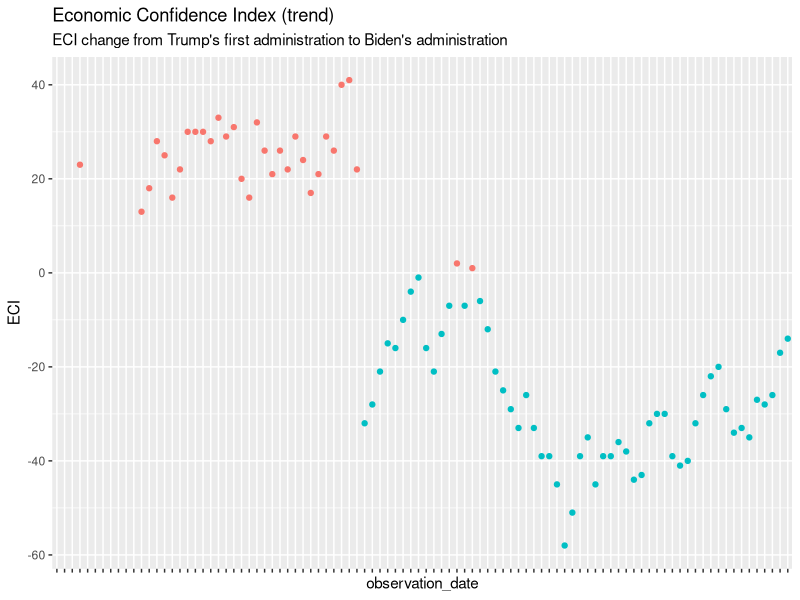
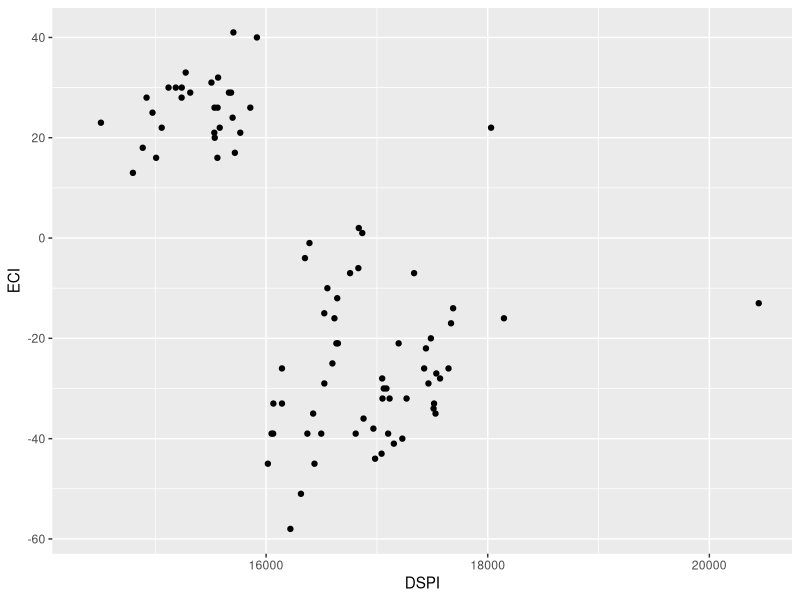
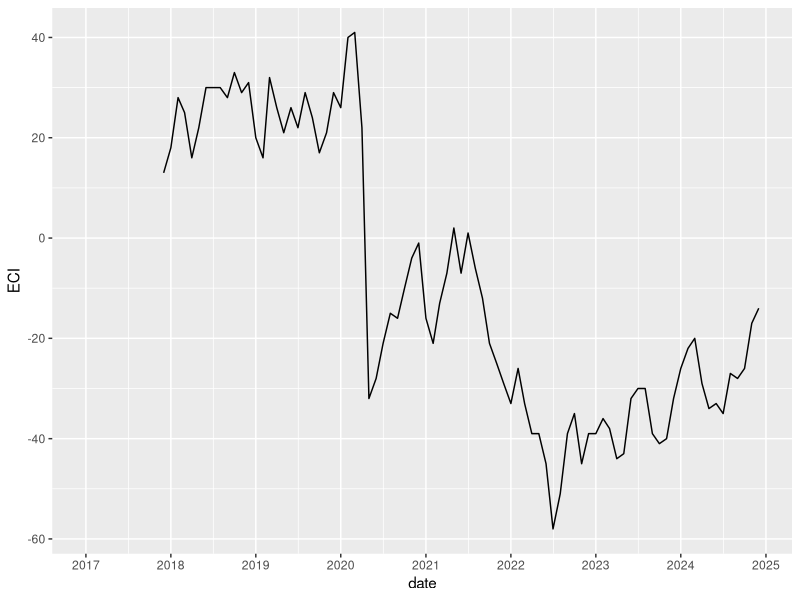
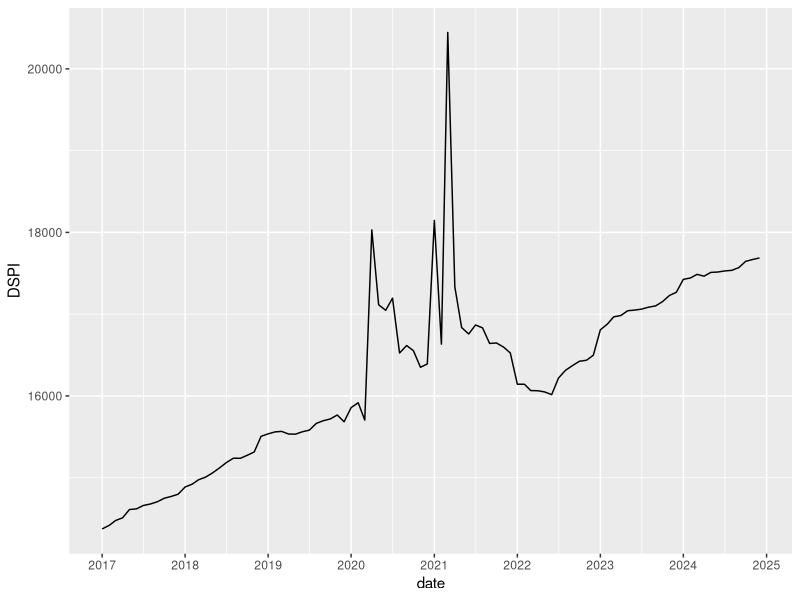
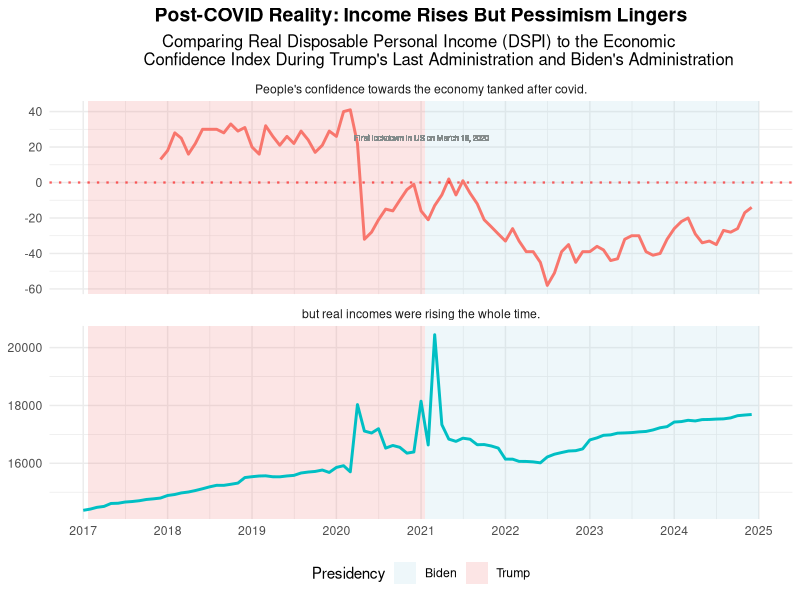

The R script that drew these images, in order:
# in one chart plot 
# install a package
install.packages("tidyverse")
require("tidyverse")

# import 
require("readr")
require("ggplot2")

# set working directory
setwd("~/Documents/r-studio/in_one_chart")

ECI = read.csv('DSPI(U.S. Bureau of Economic Analysi) - DSPI.csv')

# explore: ECI dot plot
ggplot(ECI) +
  aes(x = observation_date, y = ECI, color = ifelse(ECI > 0, "green", "red")) +
  geom_point() +
  theme(axis.text.x=element_blank(),
        legend.position = "none") +
  labs(title = 'Economic Confidence Index (trend)', 
       subtitle = "ECI change from Trump's first administration to Biden's administration")

# explore: ECI vs DSPI
ggplot(ECI) +
  aes(x=DSPI, y=ECI) +
  geom_point()

# convert char to date
ECI$date = as.Date(ECI$observation_date)

# line chart ECI  
ggplot(ECI) +
  aes(x=date,y=ECI,group=1)+
  geom_line() +
  scale_x_date(date_breaks = "1 year",date_labels = "%Y")

# DCPI Line chart
ggplot(ECI) +
  aes(x=date,y=DSPI,group=1)+
  geom_line() +
  scale_x_date(date_breaks = "1 year",date_labels = "%Y")


# 1. Reshape the data to long format
library(dplyr)
df <- ECI %>%
  select(date, DSPI,ECI)

# wide to long
install.packages("tidyr")
require('tidyr')
df_long <- df %>%
  pivot_longer(cols = c(DSPI, ECI), 
               names_to = "Category", 
               values_to = "Amount")


#ADMINISTRATION
presidents <- data.frame(
  xmin = as.Date(c("2017-01-20", "2021-01-20")),
  xmax = as.Date(c("2021-01-19", "2024-12-31")),
  ymin = -Inf,
  ymax = Inf,
  president = factor(c("Trump", "Biden")) # This will be used for the legend
)

# change order of category
df_long$Category <- factor(df_long$Category, 
                           levels = c("ECI","DSPI"), 
                           labels = c("People's confidence towards the economy tanked after covid.", 
                                      "but real incomes were rising the whole time."))

# Combined Graph
chart2 <-ggplot(df_long,aes(x = date, y = Amount)) +
  geom_rect(data = presidents, 
            aes(xmin = xmin, xmax = xmax, ymin = ymin, ymax = ymax, 
                fill = president), 
            alpha = 0.2, 
            inherit.aes = FALSE) +
  # ECI first
  geom_line(data = subset(df_long, Category == "ECI"), 
            aes(color = Category), 
            linewidth = 1,
            show.legend = FALSE,
            na.rm = TRUE) +
  # DSPI second
  geom_line(data = subset(df_long, Category != "ECI"), 
            aes(color = Category), 
            linewidth = 1,
           show.legend = FALSE,
           na.rm = TRUE) +  
  geom_hline(data = subset(df_long, Category == "People's confidence towards the economy tanked after covid."), 
             aes(yintercept = 0), 
             alpha = .6,
             linetype = "dotted",
             color = "red", 
             linewidth = .8,
             show.legend = FALSE) +
  labs(title = "Post-COVID Reality: Income Rises But Pessimism Lingers",
       subtitle = "Comparing Real Disposable Personal Income (DSPI) to the Economic 
       Confidence Index During Trump's Last Administration and Biden's Administration",
       fill = "Presidency",
       x = NULL,
       y = NULL) +
  facet_wrap(~Category, ncol = 1, 
             scales = 'free_y',
             as.table = TRUE) +
  theme_minimal() +
  scale_x_date(date_breaks = "1 year", date_labels = "%Y") +
  scale_fill_manual(values = c("Trump" = "lightcoral", "Biden" = "lightblue")) +
  theme(legend.position = "bottom",
        plot.title = element_text(hjust = 0.5, size = 14, face = "bold"),
        plot.subtitle = element_text(hjust = 0.5, size = 12)) +
  geom_text(data = subset(df_long, Category == "People's confidence towards the economy tanked after covid."), 
            aes(x = as.Date("2020-03-16"), y = 20), 
           label = "First lockdown in US on March 16, 2020", 
           color = "azure4", size = 2, hjust = 0, vjust = -1)


ggsave("In_One_Chart2.png")
